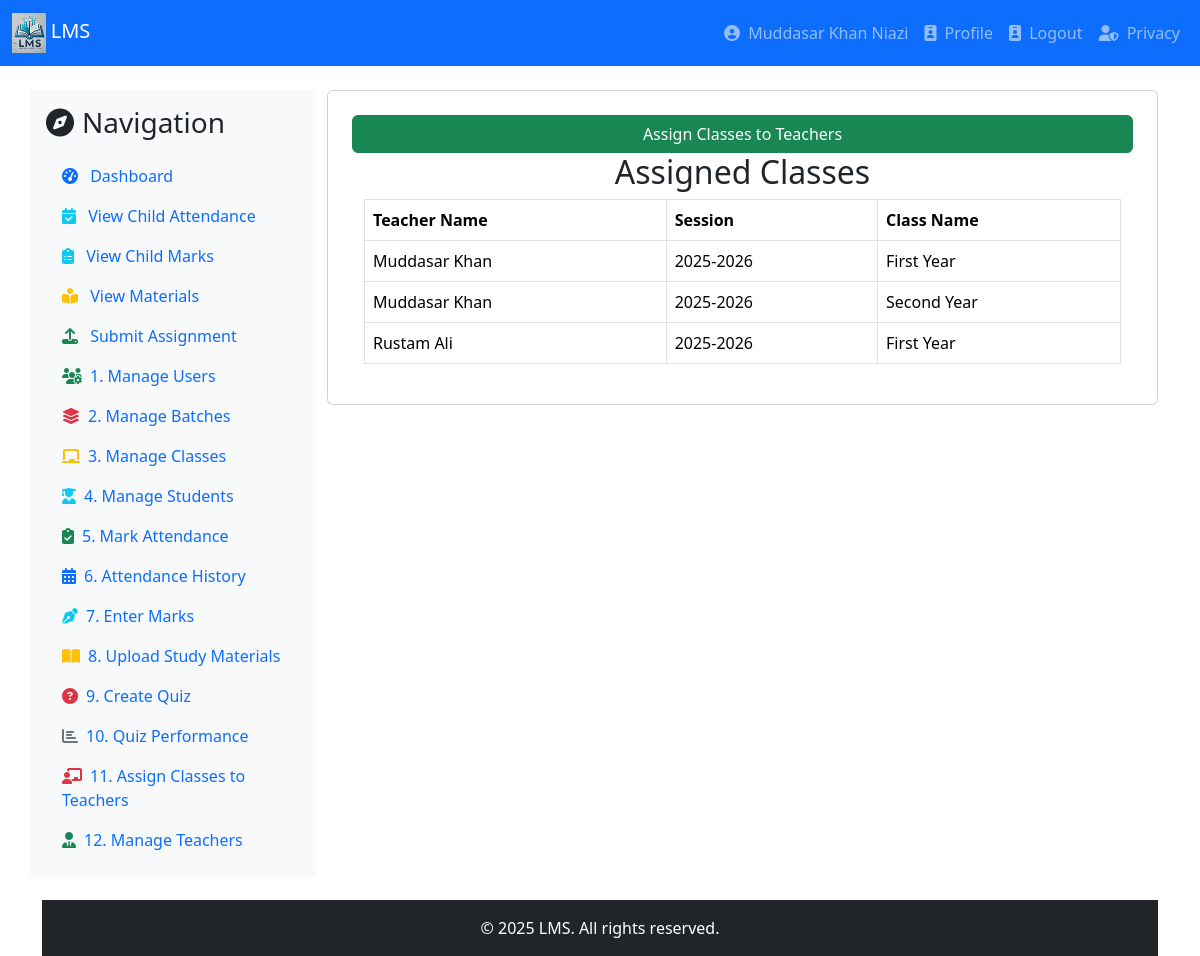
The page /view_teacher_class.php (signed in) on the database its author committed.
### tables this page shows
CREATE TABLE `teacher_classes` (
  `id` int(11) NOT NULL,
  `class_id` int(11) NOT NULL,
  `teacher_id` int(11) NOT NULL,
  `session_id` int(11) NOT NULL,
  `status` enum('Active','Deleted') NOT NULL DEFAULT 'Active'
);

CREATE TABLE `teachers` (
  `teacher_id` int(11) NOT NULL,
  `teacher_name` varchar(100) NOT NULL,
  `cnic` varchar(15) NOT NULL,
  `photo` varchar(255) DEFAULT NULL,
  `designation` varchar(100) DEFAULT NULL,
  `highest_qualification` varchar(100) NOT NULL,
  `bps` int(11) DEFAULT NULL,
  `department` enum('Computer Science','Physics','Chemistry','Mathematics') NOT NULL,
  `subject` varchar(100) DEFAULT NULL,
  `job_nature` enum('Permanent','Contract','Visiting') DEFAULT 'Contract',
  `joining` date NOT NULL,
  `job_status` enum('Active','Resigned','Retired','Suspended') DEFAULT 'Active',
  `status` tinyint(1) DEFAULT 1
);

CREATE TABLE `sessions` (
  `session_id` int(11) NOT NULL,
  `session_name` varchar(9) DEFAULT NULL,
  `starting_date` date NOT NULL,
  `status` enum('active','inactive','suspended','deleted') NOT NULL,
  `remarks` varchar(512) DEFAULT NULL
);

CREATE TABLE `classes` (
  `CID` int(11) NOT NULL,
  `class_name` varchar(256) NOT NULL,
  `class_short` varchar(12) NOT NULL,
  `class_status` enum('active','inactive','deleted') NOT NULL DEFAULT 'active',
  `session_id` int(11) DEFAULT NULL
);

### view_teacher_class.php (the view, shortened to what this page needs)
<?php
include 'db.php';
$query = "
    SELECT
        tc.teacher_id,
        tc.class_id,
        tc.session_id,
        t.teacher_name,
        c.class_name,
        s.session_name
    FROM
        teacher_classes tc
    JOIN
        teachers t ON tc.teacher_id = t.teacher_id
    JOIN
        classes c ON tc.class_id = c.CID
    JOIN
        sessions s ON tc.session_id = s.session_id
    WHERE
        tc.status = 'Active'
";
$result = $conn->query($query);
include 'header.php';
include 'navigation.php';
?>
<div class="container mt-4">
    <div class="row">
        <div class="col-md-3 bg-light p-3">
            <?php include 'leftbar.php'; ?>
        </div>
        <div class="col-md-9">
            <div class="card p-4">
			                <a href="teacher_class.php" class="btn btn-success" >Assign Classes to Teachers</a>
 <div class="container">
    <h2 class="text-center">Assigned Classes</h2>
                <div class="table-responsive">
                    <table class="table table-bordered">
                        <thead>
                            <tr>
                                <th>Teacher Name</th>
                                <th>Session</th>
                                <th>Class Name</th>
                            </tr>
                        </thead>
                        <tbody>
                            <?php if ($result->num_rows > 0): ?>
                                <?php while($row = $result->fetch_assoc()): ?>
                                    <tr>
                                        <td><?= htmlspecialchars($row['teacher_name']) ?></td>
                                        <td><?= htmlspecialchars($row['session_name']) ?></td>
                                        <td><?= htmlspecialchars($row['class_name']) ?></td>
                                    </tr>
                                <?php endwhile; ?>
                            <?php else: ?>
                                <tr>
                                    <td colspan="3" class="text-center">No records found!</td>
                                </tr>
                            <?php endif; ?>
                        </tbody>
                    </table>
                </div>
             </div>
        </div>
    </div>
</div>
<?php include 'footer.php'; ?>

### rows shown on the page
teacher_classes: teacher.teacher_name "Muddasar Khan", session.session_name "2025-2026", class.class_name "First Year"
teacher_classes: teacher.teacher_name "Muddasar Khan", session.session_name "2025-2026", class.class_name "Second Year"
teacher_classes: teacher.teacher_name "Rustam Ali", session.session_name "2025-2026", class.class_name "First Year"

### other values the page prints
$_SESSION['uname'] "Muddasar Khan Niazi"
